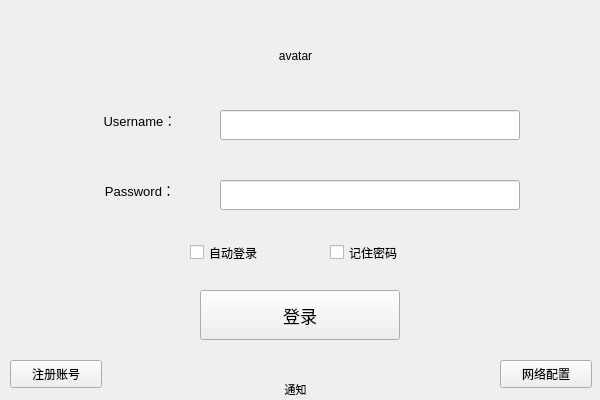
<?xml version="1.0" encoding="UTF-8"?>
<ui version="4.0">
 <class>LoginFormClass</class>
 <widget class="QWidget" name="LoginFormClass">
  <property name="geometry">
   <rect>
    <x>0</x>
    <y>0</y>
    <width>600</width>
    <height>400</height>
   </rect>
  </property>
  <property name="windowTitle">
   <string>LoginForm</string>
  </property>
  <widget class="QLabel" name="label_username">
   <property name="geometry">
    <rect>
     <x>90</x>
     <y>100</y>
     <width>100</width>
     <height>40</height>
    </rect>
   </property>
   <property name="font">
    <font>
     <pointsize>10</pointsize>
     <bold>false</bold>
    </font>
   </property>
   <property name="frameShape">
    <enum>QFrame::NoFrame</enum>
   </property>
   <property name="frameShadow">
    <enum>QFrame::Plain</enum>
   </property>
   <property name="lineWidth">
    <number>1</number>
   </property>
   <property name="text">
    <string>Username：</string>
   </property>
   <property name="alignment">
    <set>Qt::AlignCenter</set>
   </property>
   <property name="wordWrap">
    <bool>false</bool>
   </property>
   <property name="margin">
    <number>0</number>
   </property>
   <property name="indent">
    <number>-1</number>
   </property>
  </widget>
  <widget class="QPushButton" name="pushButton_login">
   <property name="geometry">
    <rect>
     <x>200</x>
     <y>290</y>
     <width>200</width>
     <height>50</height>
    </rect>
   </property>
   <property name="font">
    <font>
     <pointsize>13</pointsize>
    </font>
   </property>
   <property name="text">
    <string>登录</string>
   </property>
   <property name="shortcut">
    <string>Return</string>
   </property>
  </widget>
  <widget class="QLabel" name="label_password">
   <property name="geometry">
    <rect>
     <x>90</x>
     <y>170</y>
     <width>100</width>
     <height>40</height>
    </rect>
   </property>
   <property name="font">
    <font>
     <pointsize>10</pointsize>
     <bold>false</bold>
    </font>
   </property>
   <property name="frameShape">
    <enum>QFrame::NoFrame</enum>
   </property>
   <property name="frameShadow">
    <enum>QFrame::Plain</enum>
   </property>
   <property name="lineWidth">
    <number>1</number>
   </property>
   <property name="text">
    <string>Password：</string>
   </property>
   <property name="alignment">
    <set>Qt::AlignCenter</set>
   </property>
   <property name="wordWrap">
    <bool>false</bool>
   </property>
   <property name="margin">
    <number>0</number>
   </property>
   <property name="indent">
    <number>-1</number>
   </property>
  </widget>
  <widget class="QCheckBox" name="checkBox_autoLogin">
   <property name="geometry">
    <rect>
     <x>190</x>
     <y>240</y>
     <width>100</width>
     <height>25</height>
    </rect>
   </property>
   <property name="text">
    <string>自动登录</string>
   </property>
  </widget>
  <widget class="QCheckBox" name="checkBox_rememberPwd">
   <property name="geometry">
    <rect>
     <x>330</x>
     <y>240</y>
     <width>100</width>
     <height>25</height>
    </rect>
   </property>
   <property name="text">
    <string>记住密码</string>
   </property>
  </widget>
  <widget class="QLineEdit" name="lineEdit_username">
   <property name="geometry">
    <rect>
     <x>220</x>
     <y>110</y>
     <width>300</width>
     <height>30</height>
    </rect>
   </property>
   <property name="focusPolicy">
    <enum>Qt::StrongFocus</enum>
   </property>
  </widget>
  <widget class="QPushButton" name="pushButton_signup">
   <property name="geometry">
    <rect>
     <x>10</x>
     <y>360</y>
     <width>92</width>
     <height>28</height>
    </rect>
   </property>
   <property name="text">
    <string>注册账号</string>
   </property>
  </widget>
  <widget class="QPushButton" name="pushButton_config">
   <property name="geometry">
    <rect>
     <x>500</x>
     <y>360</y>
     <width>92</width>
     <height>28</height>
    </rect>
   </property>
   <property name="text">
    <string>网络配置</string>
   </property>
  </widget>
  <widget class="QLabel" name="label_statusUsername">
   <property name="geometry">
    <rect>
     <x>530</x>
     <y>110</y>
     <width>41</width>
     <height>31</height>
    </rect>
   </property>
   <property name="text">
    <string/>
   </property>
  </widget>
  <widget class="QLabel" name="label_statusPassword">
   <property name="geometry">
    <rect>
     <x>530</x>
     <y>180</y>
     <width>41</width>
     <height>31</height>
    </rect>
   </property>
   <property name="text">
    <string/>
   </property>
  </widget>
  <widget class="QLabel" name="label_notify">
   <property name="geometry">
    <rect>
     <x>130</x>
     <y>380</y>
     <width>331</width>
     <height>19</height>
    </rect>
   </property>
   <property name="font">
    <font>
     <pointsize>8</pointsize>
    </font>
   </property>
   <property name="text">
    <string>通知</string>
   </property>
   <property name="alignment">
    <set>Qt::AlignCenter</set>
   </property>
  </widget>
  <widget class="QLineEdit" name="lineEdit_password">
   <property name="geometry">
    <rect>
     <x>220</x>
     <y>180</y>
     <width>300</width>
     <height>30</height>
    </rect>
   </property>
  </widget>
  <widget class="QLabel" name="label">
   <property name="geometry">
    <rect>
     <x>210</x>
     <y>30</y>
     <width>171</width>
     <height>51</height>
    </rect>
   </property>
   <property name="text">
    <string>avatar</string>
   </property>
   <property name="alignment">
    <set>Qt::AlignCenter</set>
   </property>
  </widget>
 </widget>
 <layoutdefault spacing="6" margin="11"/>
 <resources/>
 <connections/>
</ui>
